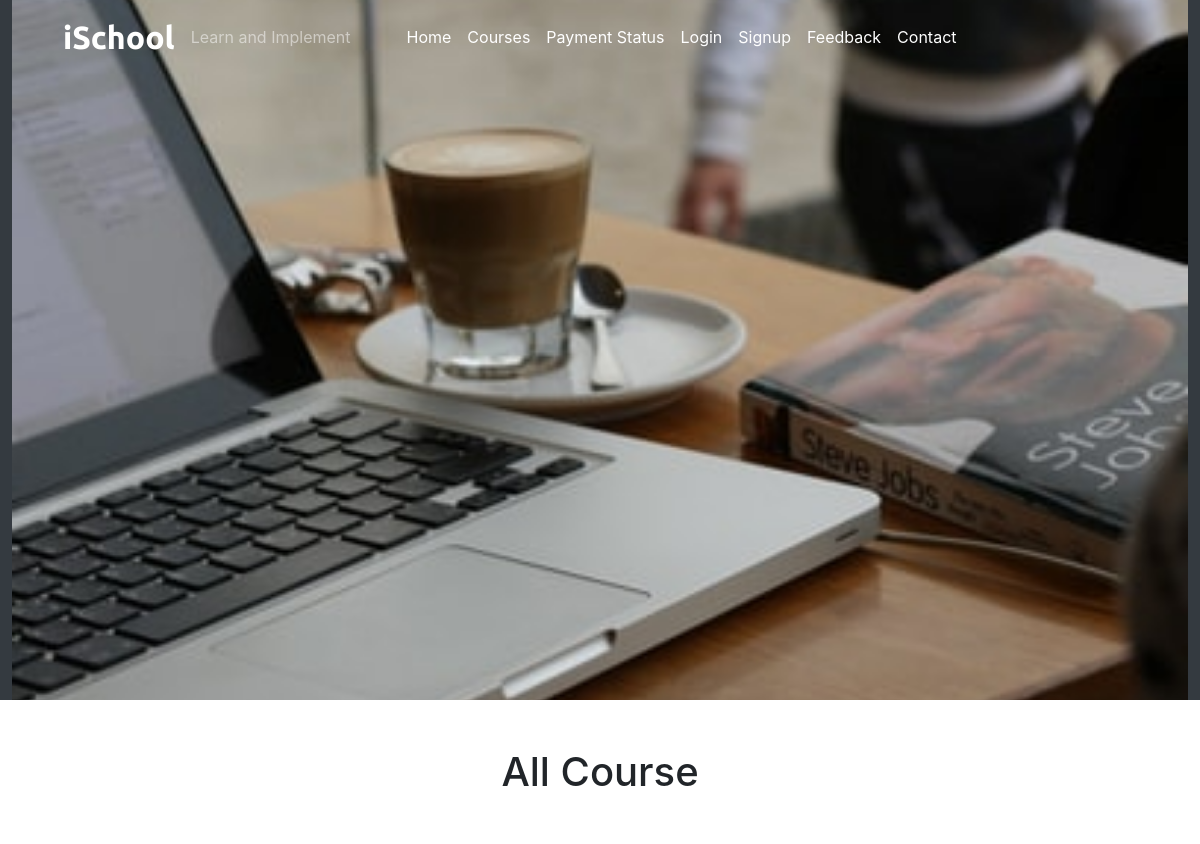
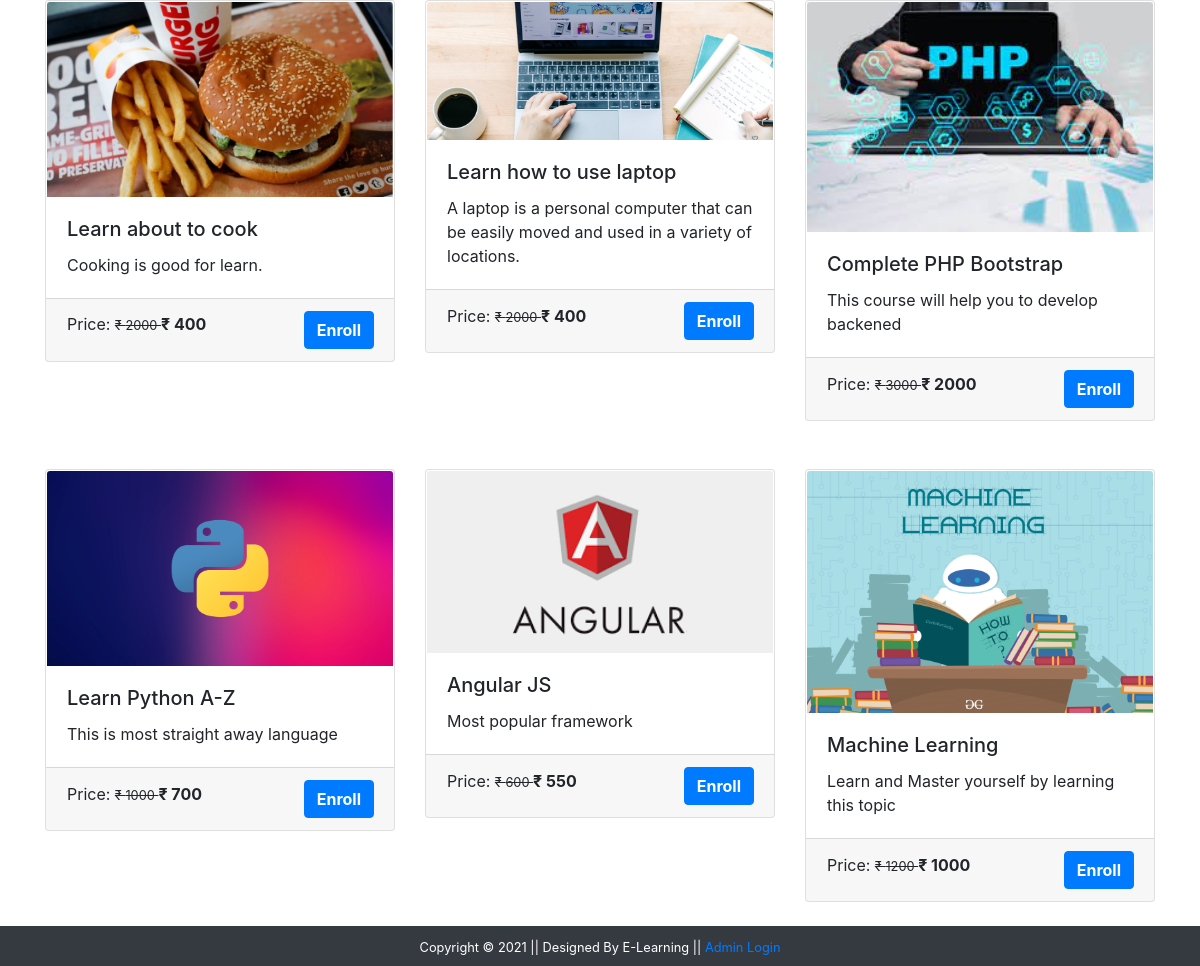
/courses.php, run on the app's committed database (2 pictures, top to bottom).
### tables this page shows
CREATE TABLE `course` (
  `course_id` int(11) NOT NULL,
  `course_name` text NOT NULL,
  `course_desc` text NOT NULL,
  `course_author` varchar(255) NOT NULL,
  `course_img` text NOT NULL,
  `course_duration` text NOT NULL,
  `course_price` int(11) NOT NULL,
  `course_original_price` int(11) NOT NULL
);

### courses.php (the view, shortened to what this page needs)
<?php
    include("./mainInclude/header.php");
?>
<div class="container-fluid bg-dark">
    <div class="row">
        <img src="./image/coursebanner.jpg" alt="courses"
            style="height: 700px; width: 100%; object-fit: cover; box-shadow: 10px;">
    </div>
</div>
<div class="container mt-5">
    <h1 class="text-center">All Course</h1>
    <div class="row mt-4">
        <?php
            $sql = "SELECT * FROM course";
            $result = $conn->query($sql);
            if($result->num_rows > 0){
                while($row = $result->fetch_assoc()){
                    $course_id = $row['course_id'];
        ?>
        <div class="col-sm-4 mb-4">
            <a href="coursedetails.php?course_id=<?php echo $course_id ?>" class="btn"
                style="text-align: left; padding: 0px; margin: 0px;">
                <div class="card">
                    <img src="<?php echo str_replace('..', '.', $row['course_img']) ?>" class="card-img-top"
                        alt="Guitar">
                    <div class="card-body">
                        <h5 class="card-title"> <?php echo $row['course_name'] ?> </h5>
                        <p class="card-text"> <?php echo $row['course_desc'] ?> </p>
                    </div>
                    <div class="card-footer">
                        <p class="card-text d-inline">Price: <small><del>&#8377
                                    <?php echo $row['course_original_price'] ?>
                                </del></small><span class="font-weight-bolder">&#8377
                                <?php echo $row['course_price'] ?></span>
                        </p><a class="btn btn-primary text-white font-weight-bolder float-right"
                            href="coursedetails.php?course_id=<?php echo $course_id ?>">Enroll</a>
                    </div>
                </div>
            </a>
        </div>
        <?php
                }
            }
        ?>
    </div>
</div>
<?php
    include("./mainInclude/footer.php");
?>

### data on the page
course: course_img (picture), course_name "Learn about to cook", course_desc "Cooking is good for learn.", course_original_price "2000", course_price "400"
course: course_img (picture), course_name "Learn how to use laptop", course_desc "A laptop is a personal computer that can be easily moved and used in a variety of locations.", course_original_price "2000", course_price "400"
course: course_img (picture), course_name "Complete PHP Bootstrap", course_desc "This course will help you to develop backened", course_original_price "3000", course_price "2000"
course: course_img (picture), course_name "Learn Python A-Z", course_desc "This is most straight away language", course_original_price "1000", course_price "700"
course: course_img (picture), course_name "Angular JS", course_desc "Most popular framework", course_original_price "600", course_price "550"
course: course_img (picture), course_name "Machine Learning", course_desc "Learn and Master yourself by learning this topic", course_original_price "1200", course_price "1000"
